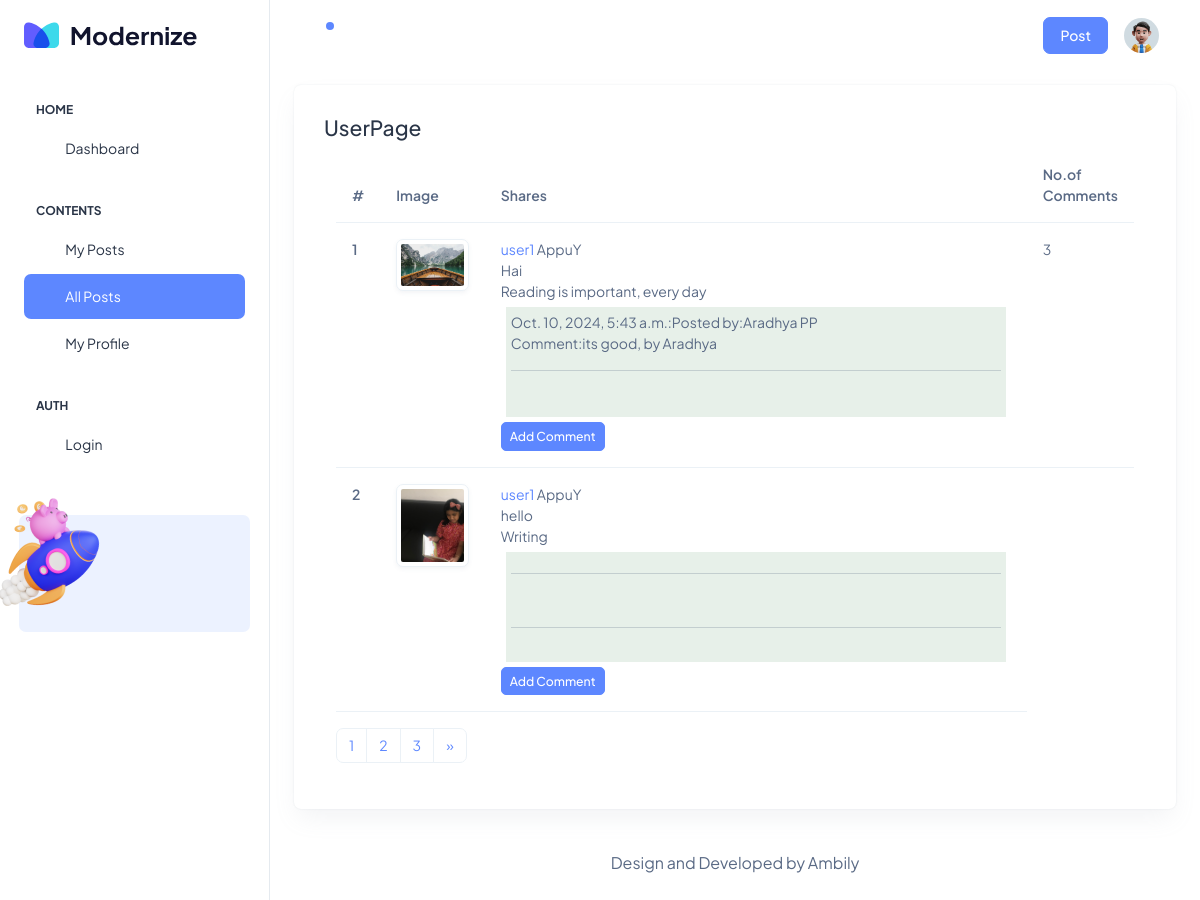
Page /postlist/ (signed in) on the committed database.
### userapp/models.py (models this page shows, shortened)
class UserPosts(models.Model):
    username = models.CharField(max_length=100,null=True)
    title = models.CharField(max_length=100, null=True)
    image = models.ImageField(upload_to='post.media')
    content = models.CharField(max_length=500)

class UserProfile(models.Model):
    username = models.CharField(max_length=200)
    firstname = models.CharField(max_length=200)
    lastname = models.CharField(max_length=200)
    email = models.CharField(max_length=300)
    contactno = models.IntegerField()
    password = models.CharField(max_length=200)
    confpassword = models.CharField(max_length=200)

class BlogComment(models.Model):
    blogid = models.IntegerField()
    username = models.CharField(max_length=100, null=True)
    firstname = models.CharField(max_length=100, null=True)
    lastname = models.CharField(max_length=100, null=True)
    postedby_username= models.CharField(max_length=100, null=True)
    comment= models.CharField(max_length=600,null=True)
    date_cmnt_posted = models.DateTimeField(default=timezone.now)

### userapp/views.py (the view)
# urls.py: path("postlist/", views.postcomment, name='postlist'),
def postcomment(request):
    user_name = request.session['username']
    alluserposts = UserPosts.objects.all()
    user_details = loginTable.objects.get(username=user_name)
    blog_userdetails=UserProfile.objects.all()
    user_comments=BlogComment.objects.all()
    paginator = Paginator(alluserposts, 2)
    page_number = request.GET.get('page')
    try:
        page = paginator.get_page(page_number)
    except EmptyPage:
        page = paginator.page(page_number.num_pages)
    if(user_details.type=='user'):
        return render(request, 'user/comment.html', {'alluserposts': alluserposts,'page':page,'user_comments':user_comments,'blog_userdetails':blog_userdetails})
    else:
        return render(request, 'user/admincomment.html', {'alluserposts': alluserposts, 'page': page,'user_comments':user_comments,'blog_userdetails':blog_userdetails})

### templates/user/admincomment.html (shortened to what this page needs)
{% extends 'user/base1.html' %}
{% load static %}
{% block content %}
<h4>UserPage</h4>
<div class="container">
        <div class="row">
        <div class="col-12">
		<table class="table table-image">
		  <thead>
		    <tr>
		      <th scope="col">#</th>
		      <th scope="col">Image</th>
		      <th scope="col">Shares</th>
              <th scope="col">No.of Comments</th>
		    </tr>
		  </thead>
		  <tbody>
           {%for alluserposts in page %}
		    <tr>
		      <th scope="row">{{forloop.counter}}</th>
		      <td class="w-25">
			      <img src="{{alluserposts.image.url}}" class="img-fluid img-thumbnail" alt="Sheep">
		      </td>
                 <td>
                       {%for bloguserdetails in blog_userdetails %}
                        {% if bloguserdetails.username == alluserposts.username %}
                     <a href="{% url 'admin_selUserview' bloguserdetails.id %}">{{bloguserdetails.username}}</a>
		     {{bloguserdetails.firstname}}{{bloguserdetails.lastname}}</br>
                      {% endif %}
                  {% endfor %}
		      {{alluserposts.title}}</br>
		      {{alluserposts.content}}
               <div class="scroll">
                   {%for comments in user_comments %}
                        {% if comments.blogid == alluserposts.id %}
                   <p>    {{comments.date_cmnt_posted}}:Posted by:{{comments.firstname}} {{comments.lastname}}<br>
                   Comment:{{comments.comment}}</p>
                         {% endif %}
                   <hr>
                    {% endfor %}
               </div>
               <div style="width:300px;">
                <a href="{%url 'postcomments' alluserposts.id %}" class="btn btn-primary btn-sm">Add Comment</a>
               </div>
              </td>
                {%for comments in user_comments %}
                        {% if comments.blogid == alluserposts.id %}
		      <td>{{user_comments.count}}</td>
                    {% endif %}
                {% endfor %}
		    </tr>
              {%endfor%}
		  </tbody>
		</table>
        <nav aria-label="Page navigation example">
  <ul class="pagination">
    {% for num in page.paginator.page_range%}
    <li class="page-item {% if page_number == num %} activate {% endif %}">
      <a class="page-link" href="?page={{num}}">{{num}}</a>
    </li>
    {% endfor %}
     {%if page.has_next %}
    <li class="page-item">
      <a class="page-link" href="?page={{page.next_page_number}}" aria-label="Next">
        <span aria-hidden="true">&raquo;</span>
      </a>
    </li>
    {% endif %}
  </ul>
</nav>
    </div>
  </div>
</div>
{% endblock %}

### templates/user/base1.html (shortened to what this page needs)
<!doctype html>
{% load static %}
<html lang="en">
<head>
  <link rel="stylesheet" href="{% static 'userpage/assets/css/styles.min.css' %}" />
</head>
<body>
  <div class="page-wrapper" id="main-wrapper" data-layout="vertical" data-navbarbg="skin6" data-sidebartype="full"
    data-sidebar-position="fixed" data-header-position="fixed">
    <aside class="left-sidebar">
      <div>
        <div class="brand-logo d-flex align-items-center justify-content-between">
          <a href="./index.html" class="text-nowrap logo-img">
            <img src="{% static 'userpage/assets/images/logos/dark-logo.svg' %}" width="180" alt="" />
          </a>
        </div>
        <nav class="sidebar-nav scroll-sidebar" data-simplebar="">
          <ul id="sidebarnav">
            <li class="nav-small-cap">
              <span class="hide-menu">Home</span>
            </li>
            <li class="sidebar-item">
              <a class="sidebar-link" href="./index.html" aria-expanded="false">
                <span>
                  <i class="ti ti-layout-dashboard"></i>
                </span>
                <span class="hide-menu">Dashboard</span>
              </a>
            </li>
            <li class="nav-small-cap">
              <span class="hide-menu">CONTENTS</span>
            </li>
            <li class="sidebar-item">
              <a class="sidebar-link" href="{% url 'list' %}" aria-expanded="false">
                <span>
                  <i class="ti ti-article"></i>
                </span>
                <span class="hide-menu">My Posts</span>
              </a>
            </li>
            <li class="sidebar-item">
              <a class="sidebar-link" href="{% url 'postlist' %}" aria-expanded="false">
                <span>
                  <i class="ti ti-alert-circle"></i>
                </span>
                <span class="hide-menu">All Posts</span>
              </a>
            </li>
            <li class="sidebar-item">
              <a class="sidebar-link" href="{% url 'profiledetails' %}" aria-expanded="false">
                <span>
                  <i class="ti ti-cards"></i>
                </span>
                <span class="hide-menu">My Profile</span>
              </a>
            </li>
            <li class="nav-small-cap">
              <span class="hide-menu">AUTH</span>
            </li>
            <li class="sidebar-item">
              <a class="sidebar-link" href="{% url 'logout'%}" aria-expanded="false">
                <span>
                  <i class="ti ti-login"></i>
                </span>
                <span class="hide-menu">Login</span>
              </a>
            </li>
          </ul>
          <div class="unlimited-access hide-menu bg-light-primary position-relative mb-7 mt-5 rounded">
            <div class="d-flex">
              <div class="unlimited-access-img">
                <img src="{% static 'userpage/assets/images/backgrounds/rocket.png' %}" alt="" class="img-fluid">
              </div>
            </div>
          </div>
        </nav>
      </div>
    </aside>
    <div class="body-wrapper">
      <header class="app-header">
        <nav class="navbar navbar-expand-lg navbar-light">
          <ul class="navbar-nav">
            <li class="nav-item">
              <a class="nav-link nav-icon-hover" href="javascript:void(0)">
                <i class="ti ti-bell-ringing"></i>
                <div class="notification bg-primary rounded-circle"></div>
              </a>
            </li>
          </ul>
          <div class="navbar-collapse justify-content-end px-0" id="navbarNav">
            <ul class="navbar-nav flex-row ms-auto align-items-center justify-content-end">
              <a href="{% url 'create'%}" target="_blank" class="btn btn-primary">Post</a>
              <li class="nav-item dropdown">
                <a class="nav-link nav-icon-hover" href="javascript:void(0)" id="drop2" data-bs-toggle="dropdown"
                  aria-expanded="false">
                  <img src="{% static 'userpage/assets/images/profile/user-1.jpg' %}" alt="" width="35" height="35" class="rounded-circle">
                </a>
              </li>
            </ul>
          </div>
        </nav>
      </header>
      <div class="container-fluid">
        <div class="row">
          <div class="col-lg-12 d-flex align-items-strech">
            <div class="card w-100">
              <div class="card-body">
                {% block content %}
                {%endblock%}
              </div>
            </div>
          </div>
        </div>
        <div class="py-6 px-6 text-center">
          <p class="mb-0 fs-4">Design and Developed by Ambily</p>
        </div>
      </div>
    </div>
  </div>
</body>
</html>

### templates/user/admincomment.html (style rules this page uses)
div.scroll { margin: 5px; padding: 5px; background-color: #e7f0e9; width: 500px; height: 110px; overflow-x: auto; overflow-y: auto; text-align: justify; }

### rows in the picture
UserPosts: image (picture), title "Hai", content "Reading is important, every day"
UserProfile: username "user1", firstname "Appu", lastname "Y"
BlogComment: date_cmnt_posted "Oct. 10, 2024, 5:43 a.m.", firstname "Aradhya", lastname "PP", comment "its good, by Aradhya", count "3"
UserPosts: image (picture), title "hello", content "Writing"

### other values in the picture
{{ num }} "1" "2" "3"
